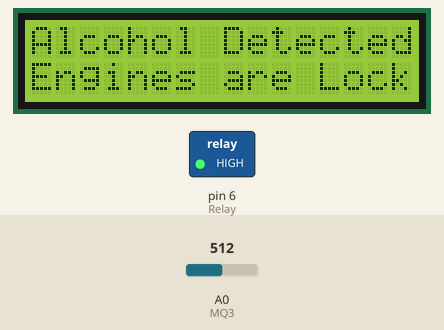
The sketch below on a simulated Arduino Uno, built with avr-gcc and run on an emulated ATmega328P. Shown: 16×2 character LCD, switched loads named in the sketch (green lamp = pin HIGH). Inputs (shaded band) come from the test bench; at power-on: A0 (MQ3) = 512. What the sketch prints to the serial monitor is not drawn.

Above: at 4.3 s.
4.4 s: A0 (MQ3) set to 418
7.5 s: A0 (MQ3) set to 383
At 8.3 s:
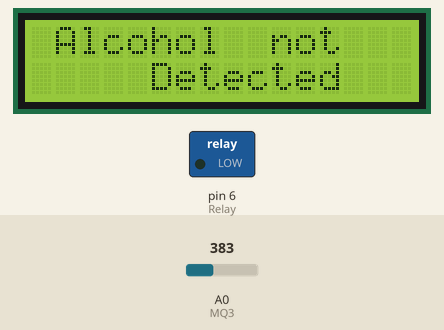
9.0 s: A0 (MQ3) set to 410
At 9.5 s:
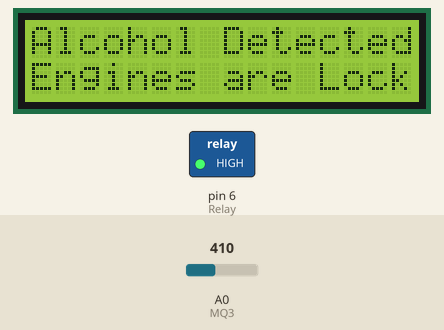
10.7 s: A0 (MQ3) set to 390
At 12.2 s:
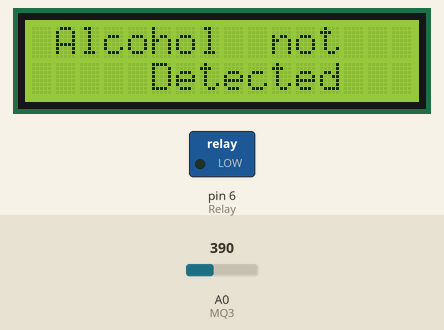
Timing chart, 0 to 13.3 s (numbered marks = the images above; inputs shaded):
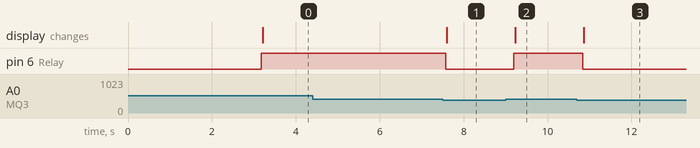

Measured:
- the behaviour switches between 401 and 400 on A0 (MQ3) (found by bisection; images 0 and 1)
- after the input at 4.4 s, every drawn part: stays the same
- after the input at 7.5 s, pin 6 (Relay): HIGH → LOW after 0.07 s; the display: changes after 0.10 s (image 1)
- after the input at 9.0 s, pin 6 (Relay): LOW → HIGH after 0.19 s; the display: changes after 0.23 s (image 2)
- after the input at 10.7 s, pin 6 (Relay): HIGH → LOW after 0.14 s; the display: changes after 0.17 s (image 3)

The sketch:

alcohol_2_code.ino
```cpp
#include <Wire.h>
#include <LiquidCrystal_I2C.h>

LiquidCrystal_I2C lcd(0x27,16,2);

 int MQ3= A0;
 int Relay=6;

int value;

void setup() {
   lcd.init();
    lcd.backlight();
  pinMode(MQ3, INPUT);
  pinMode(Relay, OUTPUT);


  Serial.begin(9600);
  lcd.begin(16, 2);
  lcd.setCursor(0, 0);
  lcd.print(" Alcohol Detect");
  lcd.setCursor(0, 1);
  lcd.print(" and Engine Lock  ");
  delay(3000);
  lcd.clear();


}

void loop()
{

  value= analogRead(MQ3);
  Serial.println(value);
    lcd.setCursor(0, 0);
  lcd.print("Alcohol :");
  lcd.print(value);
  lcd.clear();

  if(value>400)
  {
    digitalWrite(Relay,HIGH);

     lcd.print("Alcohol Detected");
  lcd.setCursor(0, 1);
  lcd.print("Engines are Locked  ");


  }else{
    digitalWrite(Relay,LOW);

     lcd.print(" Alcohol  not ");
 lcd.setCursor(0, 1);
  lcd.print("     Detected ");
  }

  delay (500);
}
```
